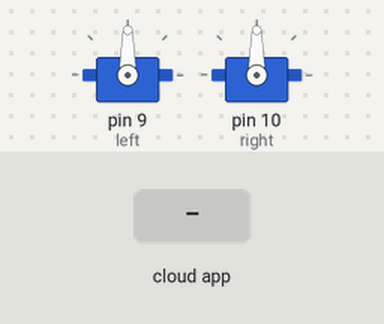
This sketch was run on a simulated Arduino Uno, built with avr-gcc and run on an emulated ATmega328P. Shown: 2 × servo. The inputs (shaded band) are chosen by the test bench. The ROS host is connected and sends only what is stated.

Above: at 1.2 s.
1.3 s: the phone or cloud app sets linear.x to -100
At 2.5 s:
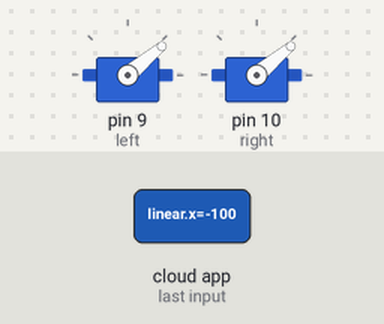
2.8 s: the phone or cloud app sets linear.x to 100
At 3.7 s:
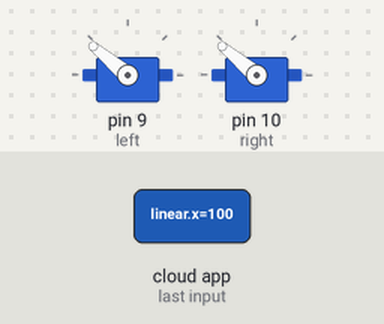
Timing chart, 0 to 5.8 s (numbered marks = the images above; inputs shaded):
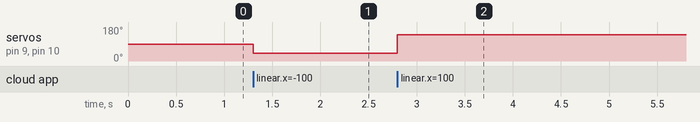

The sketch:

ros_drive_pwm.ino
```cpp
#include <ros.h>
#include <geometry_msgs/Twist.h>
#include <Servo.h>


// ++++++++++++++++++++++++++++++ TO RUN THIS NODE: +++++++++++++++++++++++++++
// Start roscore, then inititalize rosserial using: [Note USB port may change]
//     rosrun rosserial_python serial_node.py /dev/ttyACM0
// Then publish a Twist message to the topic using:
//     rostopic pub cmd_vels geometry_msgs/Twist -- '[0.0, 0.0, 0.0]' '[0.0, 0.0, 0.0]'

Servo left;
Servo right;


#define LEFT 9
#define RIGHT 10

float wheelbase = 0.2;   // m, measured

ros::NodeHandle motor_node;

geometry_msgs::Twist cmd_vels;


void msgCallback(const geometry_msgs::Twist& cmd_vels) {
  float cmd_lin_vel = cmd_vels.linear.x;
  float cmd_ang_vel = cmd_vels.angular.z;

  // Translate commanded velocities to duty cycles

  float left_vel  = cmd_lin_vel - cmd_ang_vel*(wheelbase*0.5);
  float right_vel = cmd_lin_vel + cmd_ang_vel*(wheelbase*0.5);

  int left_duty  = 127 + round( 127.0 * (left_vel / 0.76) );
  int right_duty = 127 + round( 127.0 * (right_vel / 0.76) );

  if (left_duty > 255) {
    left_duty = 255;
  }
  if (left_duty < 0) {
    left_duty = 0;
  }
  if (right_duty > 255) {
    right_duty = 255;
  }
  if (right_duty < 0) {
    right_duty = 0;
  }

  left.write(map(left_duty, 0, 255, 40, 140));
  right.write(map(right_duty, 0, 255, 40, 140));

  //analogWrite(LEFT, left_duty);
  //analogWrite(RIGHT, right_duty);
}

ros::Subscriber <geometry_msgs::Twist> vel_subscriber("/cmd_vels", &msgCallback);


void setup()
{
  left.attach(9);
  right.attach(10);

  left.write(90);
  right.write(90);

  //pinMode(LEFT, OUTPUT);
  //pinMode(RIGHT, OUTPUT);

  // Initialize motors at stopped
  //analogWrite(LEFT, 127);
  //analogWrite(RIGHT, 127);

  motor_node.initNode();
  motor_node.subscribe(vel_subscriber);
}


void loop()
{
  //left.write(120);
  //right.write(120);
  //analogWrite(LEFT, 127);
  //analogWrite(RIGHT, 127);
  motor_node.spinOnce();
}
```

Measured:
- after the input at 1.3 s, servo on pin 9 (left), servo on pin 10 (right): 90° → 40° at once
- after the input at 2.8 s, servo on pin 9 (left), servo on pin 10 (right): 40° → 140° at once
